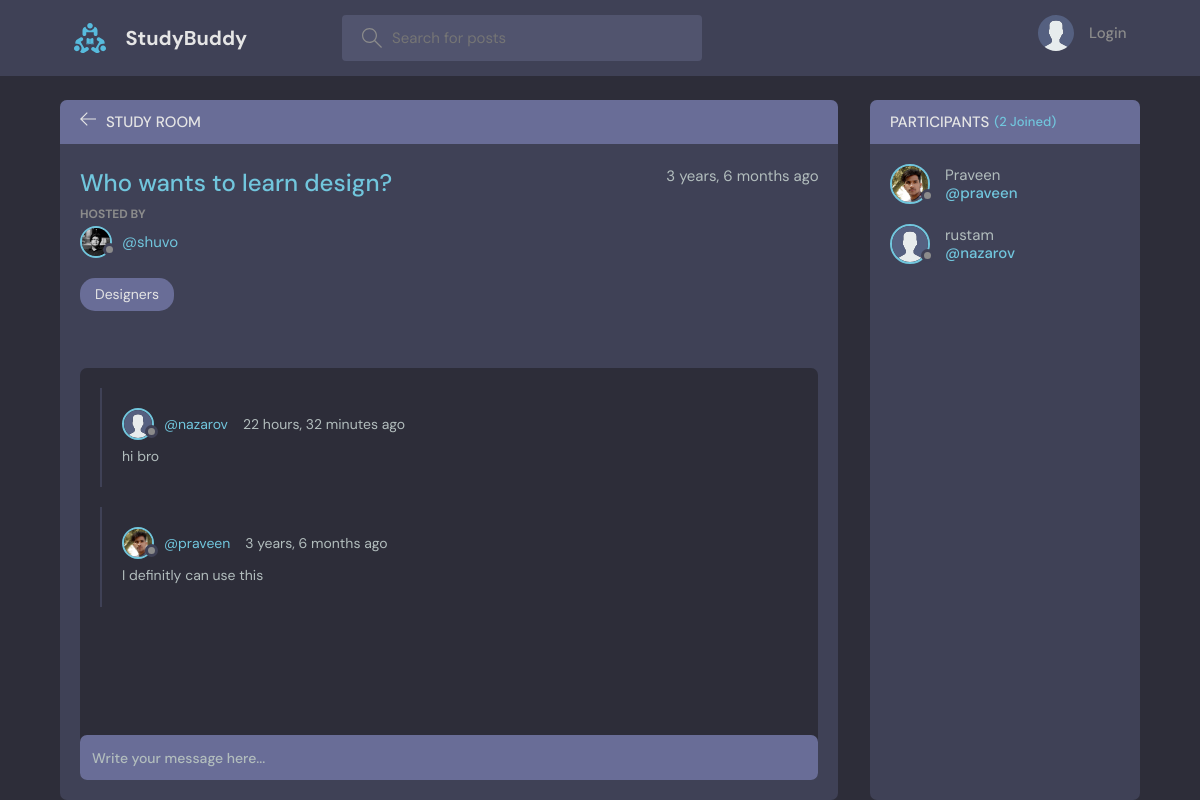
The app's page /room/16/ with its own data.
### base/models.py (models this page shows, shortened)
class Room(models.Model):
    host = models.ForeignKey(User, on_delete=models.SET_NULL, null=True)
    topic = models.ForeignKey(Topic, on_delete=models.SET_NULL, null=True)
    name = models.CharField(max_length=200)
    description = models.TextField(null=True, blank=True)
    participants = models.ManyToManyField(
        User, related_name='participants', blank=True)
    updated = models.DateTimeField(auto_now=True)
    created = models.DateTimeField(auto_now_add=True)
    class Meta:
        ordering = ['-updated', '-created']

class User(AbstractUser):
    name = models.CharField(max_length=200, null=True)
    email = models.EmailField(unique=True, null=True)
    bio = models.TextField(null=True)
    avatar = models.ImageField(null=True, default="avatar.svg")
    USERNAME_FIELD = 'email'
    REQUIRED_FIELDS = []

class Topic(models.Model):
    name = models.CharField(max_length=200)
    def __str__(self):
        return self.name

class Message(models.Model):
    user = models.ForeignKey(User, on_delete=models.CASCADE)
    room = models.ForeignKey(Room, on_delete=models.CASCADE)
    body = models.TextField()
    updated = models.DateTimeField(auto_now=True)
    created = models.DateTimeField(auto_now_add=True)
    class Meta:
        ordering = ['-updated', '-created']

### base/views.py (the view, shortened to what this page needs)
# urls.py: path('room/<str:pk>/', views.room, name="room"),
def room(request, pk):
    room = Room.objects.get(id=pk)
    room_messages = room.message_set.all()
    participants = room.participants.all()
    context = {'room': room, 'room_messages': room_messages,
               'participants': participants}
    return render(request, 'base/room.html', context)

### base/templates/base/room.html (shortened to what this page needs)
{% extends 'main.html' %}
{% block content %}
<main class="profile-page layout layout--2">
  <div class="container">
    <div class="room">
      <div class="room__top">
        <div class="room__topLeft">
          <a href="{% url 'home' %}">
            <svg version="1.1" xmlns="http://www.w3.org/2000/svg" width="32" height="32" viewBox="0 0 32 32">
              <title>arrow-left</title>
              <path
                d="M13.723 2.286l-13.723 13.714 13.719 13.714 1.616-1.611-10.96-10.96h27.625v-2.286h-27.625l10.965-10.965-1.616-1.607z">
              </path>
            </svg>
          </a>
          <h3>Study Room</h3>
        </div>
      </div>
      <div class="room__box scroll">
        <div class="room__header scroll">
          <div class="room__info">
            <h3>{{room.name}}</h3>
            <span>{{room.created|timesince}} ago</span>
          </div>
          <div class="room__hosted">
            <p>Hosted By</p>
            <a href="{% url 'user-profile' room.host.id %}" class="room__author">
              <div class="avatar avatar--small">
                <img src="{{room.host.avatar.url}}" />
              </div>
              <span>@{{room.host.username}}</span>
            </a>
          </div>
          <span class="room__topics">{{room.topic}}</span>
        </div>
        <div class="room__conversation">
          <div class="threads scroll">
            {% for message in room_messages %}
            <div class="thread">
              <div class="thread__top">
                <div class="thread__author">
                  <a href="{% url 'user-profile' message.user.id %}" class="thread__authorInfo">
                    <div class="avatar avatar--small">
                      <img src="{{message.user.avatar.url}}" />
                    </div>
                    <span>@{{message.user.username}}</span>
                  </a>
                  <span class="thread__date">{{message.created|timesince}} ago</span>
                </div>
              </div>
              <div class="thread__details">
                {{message.body}}
              </div>
            </div>
            {% endfor %}
          </div>
        </div>
      </div>
      <div class="room__message">
        <form action="" method="POST">
          <input name="body" placeholder="Write your message here..." />
        </form>
      </div>
    </div>
    <div class="participants">
      <h3 class="participants__top">Participants <span>({{participants.count}} Joined)</span></h3>
      <div class="participants__list scroll">
        {% for user in participants %}
        <a href="{%  url 'user-profile' user.id %}" class="participant">
          <div class="avatar avatar--medium">
            <img src="{{user.avatar.url}}" />
          </div>
          <p>
            {{user.name}}
            <span>@{{user.username}}</span>
          </p>
        </a>
        {% endfor %}
      </div>
    </div>
  </div>
</main>
{% endblock content %}

### records on screen
Room: name "Who wants to learn design?", created "3 years, 6 months", host.avatar (picture), host.username "shuvo", topic "Designers"
Message: user.avatar (placeholder picture), user.username "nazarov", created "22 hours, 32 minutes", body "hi bro"
Message: user.avatar (picture), user.username "praveen", created "3 years, 6 months", body "I definitly can use this"
User: avatar (picture), name "Praveen", username "praveen"
User: avatar (placeholder picture), name "rustam", username "nazarov"

### other values on screen
{{ participants.count }} "2"
